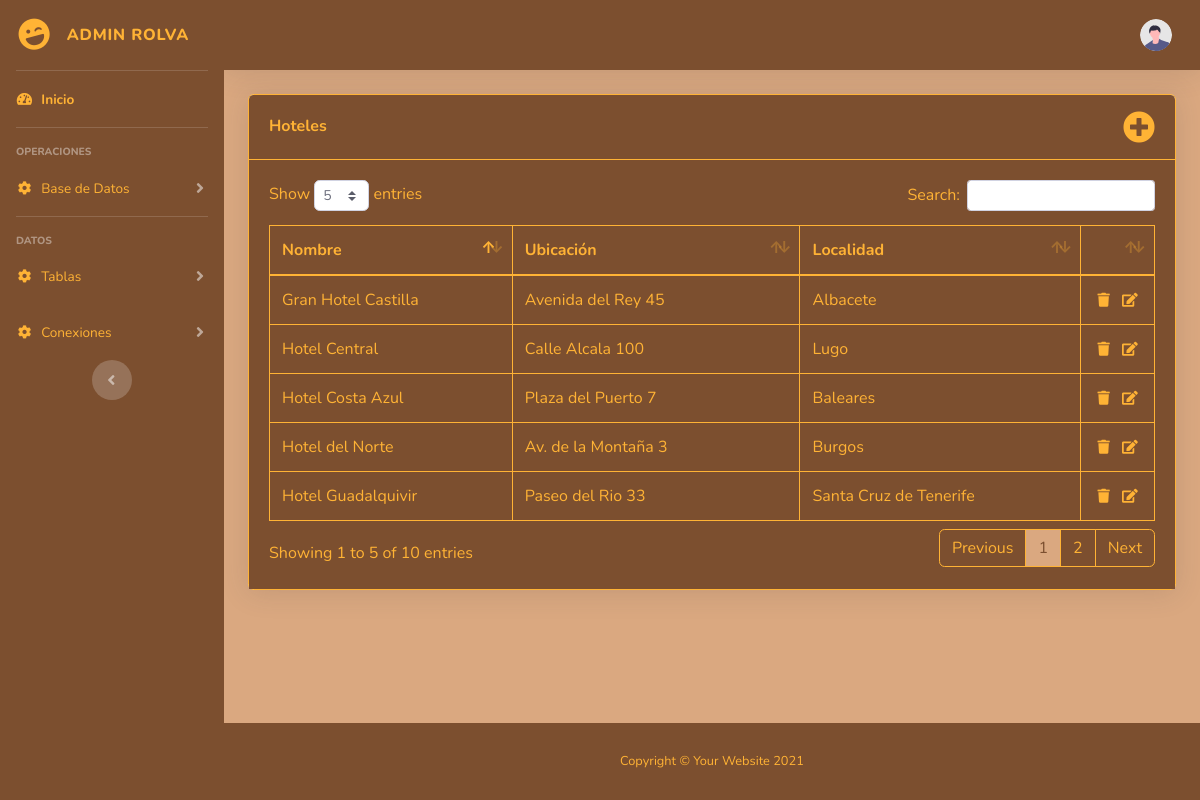
Screenshot of /admin/hoteles.php with the database file from the repository.
### tables this page shows
CREATE TABLE Hotel (
    IdHotel INT AUTO_INCREMENT PRIMARY KEY,
    Nombre VARCHAR(100),
    Ubicacion VARCHAR(100),
    FK_IdLocalidad INT,
    FOREIGN KEY (FK_IdLocalidad) REFERENCES Localidad(IdLocalidad) ON DELETE CASCADE ON UPDATE CASCADE
);

### models/db_model.php (called while the page is built, shortened)
<?php
class DataBase{
    public static function connect(){
        try {
            $connect = new PDO("mysql:host=localhost;dbname=rolvaHotels", "root", "");
        } catch (\Throwable $th) {
            $connect = new PDO("mysql:host=localhost", "root", "");
        }
        $connect->setAttribute(PDO::ATTR_ERRMODE, PDO::ERRMODE_EXCEPTION);
        return $connect;
    }
}
?>

### models/hotel_model.php (called while the page is built, shortened)
<?php
class Hotel {
    public static function selectAllHotels(){
        try {
            $stmt = DataBase::connect()->prepare("SELECT * FROM Hotel");
            $stmt->execute();
            $hotels = $stmt->fetchAll(PDO::FETCH_ASSOC);
            return $hotels;
        } catch (PDOException $e) {
            return "Error al obtener los hoteles: " . $e->getMessage();
        }
    }
}
?>

### controllers/hotel_controller.php (called while the page is built, shortened)
<?php
    require_once('models/db_model.php');
    require_once('models/hotel_model.php');
    require_once('models/localidad_model.php');
    function selectAllHotels(){
        $hotels = Hotel::selectAllHotels();
        if (is_array($hotels)) {
            foreach ($hotels as &$hotel) {
                $hotel['FK_IdLocalidad'] = Localidad::selectLocalidad($hotel['FK_IdLocalidad']);
            }
            return $hotels;
        }
    }
?>

### models/localidad_model.php (called while the page is built, shortened)
<?php
class Localidad {
    public static function selectLocalidad($id){
        $stmt = DataBase::connect()->prepare("SELECT Nombre FROM Localidad WHERE IdLocalidad LIKE ?");
        $stmt->execute([$id]);
        $localidad = $stmt->fetchColumn();
        return $localidad;
    }
}
?>

### admin/hoteles.php (the view, shortened to what this page needs)
<?php
    require_once('controllers/hotel_controller.php');
    $hoteles = selectAllHotels();
?>
<!DOCTYPE html>
<html lang="en">
<head>
    <link href="vendor/fontawesome-free/css/all.min.css" rel="stylesheet" type="text/css">
    <link href="css/sb-admin-2.min.css" rel="stylesheet">
    <link href="vendor/datatables/dataTables.bootstrap4.min.css" rel="stylesheet">
</head>
<body id="page-top">
    <div id="wrapper">
        <?php include("layout/cabeceraAdmin.php"); ?>
        <div id="content-wrapper" class="d-flex flex-column">
            <div id="content">
                <nav id="navbar" class="navbar navbar-expand navbar-light topbar mb-4 static-top shadow">
                    <ul class="navbar-nav ml-auto">
                        <li class="nav-item dropdown no-arrow">
                            <a class="nav-link dropdown-toggle" href="#" id="userDropdown" role="button"
                                data-toggle="dropdown" aria-haspopup="true" aria-expanded="false">
                                <img class="img-profile rounded-circle"
                                    src="img/undraw_profile.svg">
                            </a>
                        </li>
                    </ul>
                </nav>
                <div class="container-fluid">
                    <div class="card shadow mb-4" id="contenido">
                        <div class="card-header py-3 d-flex justify-content-between align-items-center">
                            <h6 class="m-0 font-weight-bold text-primary">Hoteles</h6>
                            <i class="fas fa-plus-circle fa-2x text-success" data-toggle="modal" style="cursor: pointer" data-target="#insertar"></i>
                        </div>
                        <div class="card-body">
                            <div class="table-responsive">
                                <table class="table table-bordered" id="miTabla" width="100%" cellspacing="0">
                                    <thead>
                                        <tr>
                                            <th>Nombre</th>
                                            <th>Ubicación</th>
                                            <th>Localidad</th>
                                            <th></th>
                                        </tr>
                                    </thead>
                                    <tbody>
                                        <?php foreach($hoteles as $hotel): ?>
                                        <tr>
                                            <td><?= $hotel['Nombre'] ?></td>
                                            <td><?= $hotel['Ubicacion'] ?></td>
                                            <td><?= $hotel['FK_IdLocalidad'] ?></td>
                                            <td class="col-1 text-center align-middle">
                                                <i class="fas fa-trash fa-sm mr-2" data-toggle="modal" style="cursor: pointer" data-target="#eliminar<?= $hotel['IdHotel'] ?>"></i>
                                                <i class="fas fa-edit fa-sm" data-toggle="modal" style="cursor: pointer" data-target="#actualizar<?= $hotel['IdHotel'] ?>"></i>
                                            </td>
                                        </tr>
                                        <?php endforeach; ?>
                                    </tbody>
                                </table>
                            </div>
                        </div>
                    </div>
                </div>
            </div>
            <footer class="sticky-footer">
                <div class="container my-auto">
                    <div class="copyright text-center my-auto">
                        <span>Copyright &copy; Your Website 2021</span>
                    </div>
                </div>
            </footer>
        </div>
    </div>
</body>
</html>

### rows the page displays
hotel: Nombre "Gran Hotel Castilla", Ubicacion "Avenida del Rey 45", FK_IdLocalidad "Albacete"
hotel: Nombre "Hotel Costa Azul", Ubicacion "Plaza del Puerto 7", FK_IdLocalidad "Baleares"
hotel: Nombre "Hotel del Norte", Ubicacion "Av. de la Montaña 3", FK_IdLocalidad "Burgos"
hotel: Nombre "Hotel Central", Ubicacion "Calle Alcala 100", FK_IdLocalidad "Lugo"
hotel: Nombre "Hotel Guadalquivir", Ubicacion "Paseo del Rio 33", FK_IdLocalidad "Santa Cruz de Tenerife"
